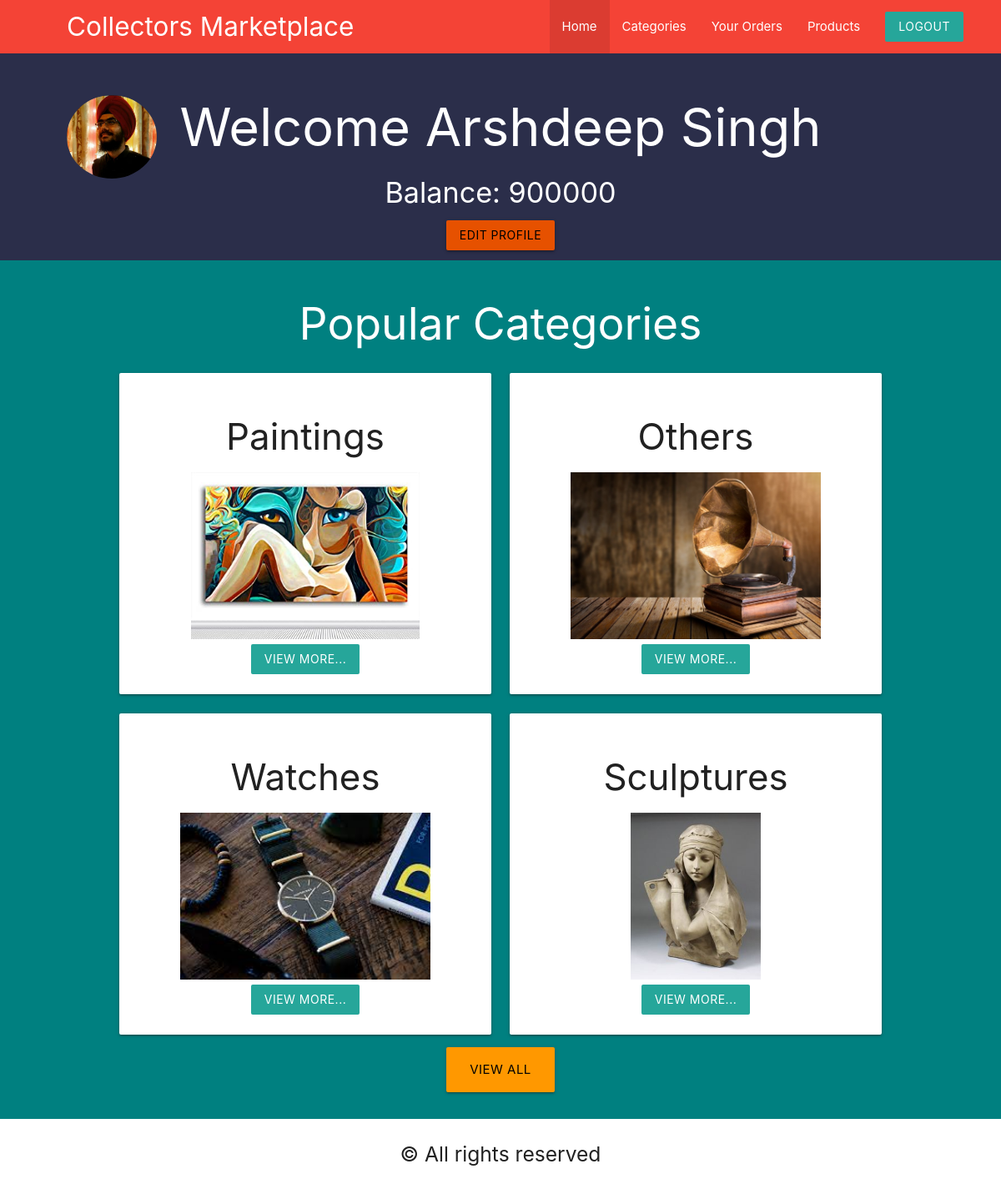
The app's page /user/user_home.php (signed in), older data.
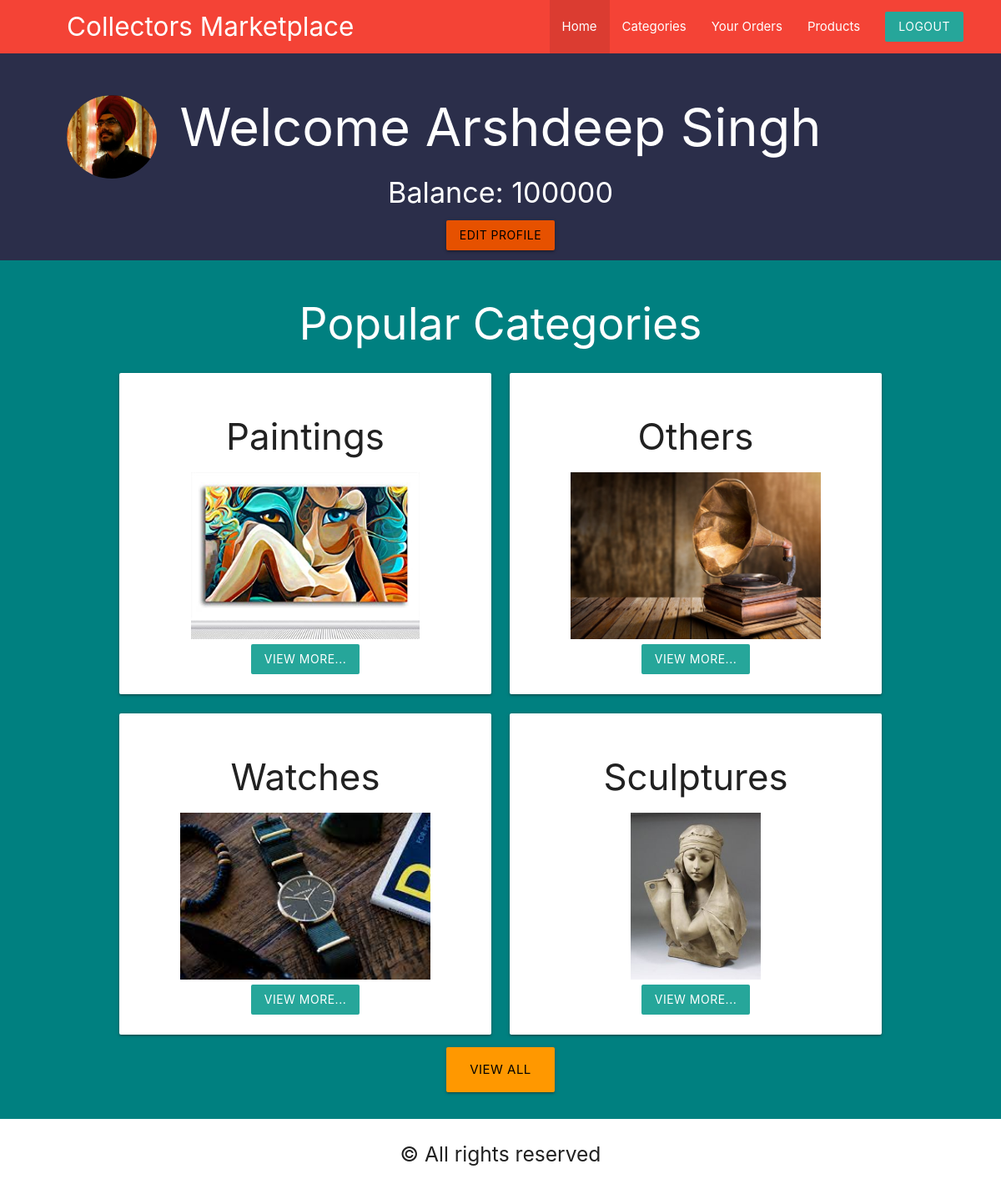
The same page, newer data.
### tables this page shows
CREATE TABLE `customers` (
  `cust_id` int(5) NOT NULL,
  `cust_username` varchar(50) NOT NULL,
  `cust_pass` int(11) NOT NULL,
  `cust_name` varchar(20) NOT NULL,
  `cust_addr` text NOT NULL,
  `cust_email` varchar(50) NOT NULL,
  `cust_image` varchar(255) NOT NULL,
  `cust_phone` bigint(10) NOT NULL,
  `cust_balance` int(5) NOT NULL
);

### user/user_home.php (the view, shortened to what this page needs)
<?php
    include("../templates/database_conn.php");
    $uid=$_SESSION['USER_ID'];
    $sql1="SELECT * FROM `customers` WHERE cust_id ='$uid'";
    $res=mysqli_query($con,$sql1);
    $urow = mysqli_fetch_array($res, MYSQLI_ASSOC);
    $sql2="SELECT * FROM `category` where `cat_status`=1 limit 4";
    $res2=mysqli_query($con,$sql2);
    $row2 = mysqli_fetch_all($res2, MYSQLI_ASSOC);
?>
<!DOCTYPE html>
<html lang="en">
<head>
    <link rel="stylesheet" href="https://cdnjs.cloudflare.com/ajax/libs/materialize/1.0.0/css/materialize.min.css">
    <link rel="stylesheet" href="../templates/stylesheet.css">
</head>
<body style="background-color:#2b2e4a;" >
<nav class="red z-depth-0" style="padding-right: 30px;padding-left: 80px;">
		<div>
			<a href="#" class="brand-logo brand-text hide-on-med-and-down">Collectors Marketplace</a>
            <ul id="nav-mobile" class="right">
                <li class="active"><a href="user_home.php">Home</a></li>
                <li><a href="user_categories.php">Categories</a></li>
                <li><a href="user_orders.php">Your Orders</a></li>
                <li><a href="All_products.php">Products</a></li>
				<li><a href="user_logout.php" class="btn brand z-depth-0">Logout</a></li>
		    </ul>
		</div>
        <br>
        <div style="padding-top: 50px;
                    padding-right: 30px;
                    padding-bottom: 50px;">
        <img class="dp" src="<?php echo $urow['cust_image'];?>" height=100px>
        </div>
</nav>
    <div class="container">
        <h1 class="white-text center">Welcome <?php print_r($urow["cust_name"]);?></h1>
        <div class="center">
            <h4 class="white-text center">Balance: <?php echo $urow['cust_balance'];?></h4>
            <a href="edit_info.php" class="btn orange darken-4 black-text">Edit profile</a>
        </div>
    </div>
<div class="blackbgbg">
<div class="container">
    <section>
    <div class="row">
    <h2 class="white-text" style="text-align:center;">Popular Categories</h2>
        <?php foreach($row2 as $cat){ ?>
            <div class="col s6 md3">
  				    <div class="card">
                      <center>
                        <div class="card-content">
                          <h3><?php print_r($cat['cat_name']); ?></h3>
                          <div>
                          <img src="<?php echo $cat['cat_image'];?>" height=200px>
                          <br>
                          <a href="All_products.php?cat_id=<?php echo $cat['cat_id'];?>" class="btn brand z-depth-0">View more...</a>
                          </div>
                        </div>
                        </center>
                    </div>
            </div>
        <?php } ?>
        <div class="center"><a href="user_categories.php" class="black-text btn-large orange">View all</a></div>
    </div>
    </section>
</div>
</div>
    <section class="footer white">
        <div class="container textcenter">
            <h5>© All rights reserved<br>
        </div>
    </section>
</body>
</html>

Row changes from the older to the newer data that the page shows:
changed customers: cust_balance "900000" → "100000"
